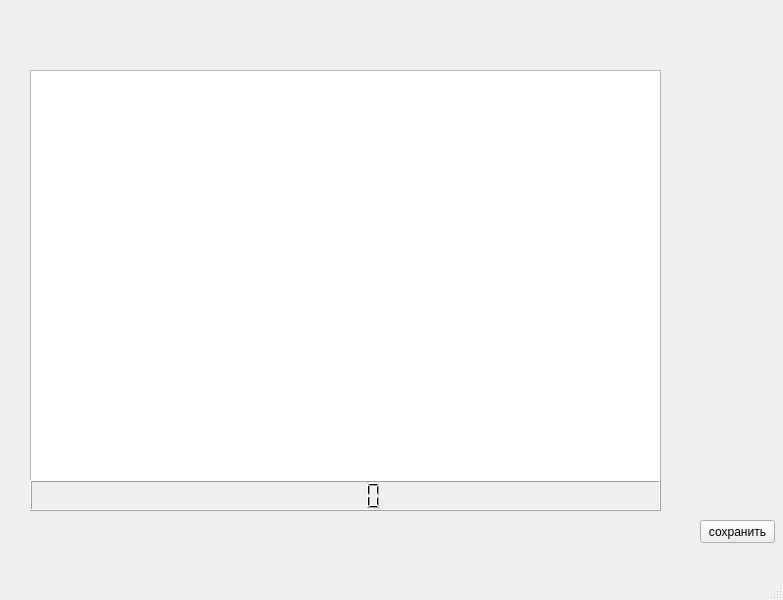
<?xml version="1.0" encoding="UTF-8"?>
<ui version="4.0">
 <class>MainWindow</class>
 <widget class="QMainWindow" name="MainWindow">
  <property name="geometry">
   <rect>
    <x>0</x>
    <y>0</y>
    <width>783</width>
    <height>600</height>
   </rect>
  </property>
  <property name="windowTitle">
   <string>MainWindow</string>
  </property>
  <widget class="QWidget" name="centralwidget">
   <widget class="QPushButton" name="pushButton">
    <property name="geometry">
     <rect>
      <x>700</x>
      <y>520</y>
      <width>75</width>
      <height>23</height>
     </rect>
    </property>
    <property name="text">
     <string>сохранить</string>
    </property>
   </widget>
   <widget class="QTextBrowser" name="textBrowser">
    <property name="geometry">
     <rect>
      <x>30</x>
      <y>70</y>
      <width>631</width>
      <height>411</height>
     </rect>
    </property>
    <property name="html">
     <string>&lt;!DOCTYPE HTML PUBLIC &quot;-//W3C//DTD HTML 4.0//EN&quot; &quot;http://www.w3.org/TR/REC-html40/strict.dtd&quot;&gt;
&lt;html&gt;&lt;head&gt;&lt;meta name=&quot;qrichtext&quot; content=&quot;1&quot; /&gt;&lt;style type=&quot;text/css&quot;&gt;
p, li { white-space: pre-wrap; }
&lt;/style&gt;&lt;/head&gt;&lt;body style=&quot; font-family:'MS Shell Dlg 2'; font-size:8.25pt; font-weight:400; font-style:normal;&quot;&gt;
&lt;p style=&quot;-qt-paragraph-type:empty; margin-top:0px; margin-bottom:0px; margin-left:0px; margin-right:0px; -qt-block-indent:0; text-indent:0px;&quot;&gt;&lt;br /&gt;&lt;/p&gt;&lt;/body&gt;&lt;/html&gt;</string>
    </property>
   </widget>
   <widget class="QLCDNumber" name="lcdNumber">
    <property name="geometry">
     <rect>
      <x>30</x>
      <y>480</y>
      <width>631</width>
      <height>31</height>
     </rect>
    </property>
   </widget>
  </widget>
  <widget class="QMenuBar" name="menubar">
   <property name="geometry">
    <rect>
     <x>0</x>
     <y>0</y>
     <width>783</width>
     <height>21</height>
    </rect>
   </property>
  </widget>
  <widget class="QStatusBar" name="statusbar"/>
 </widget>
 <resources/>
 <connections/>
</ui>
